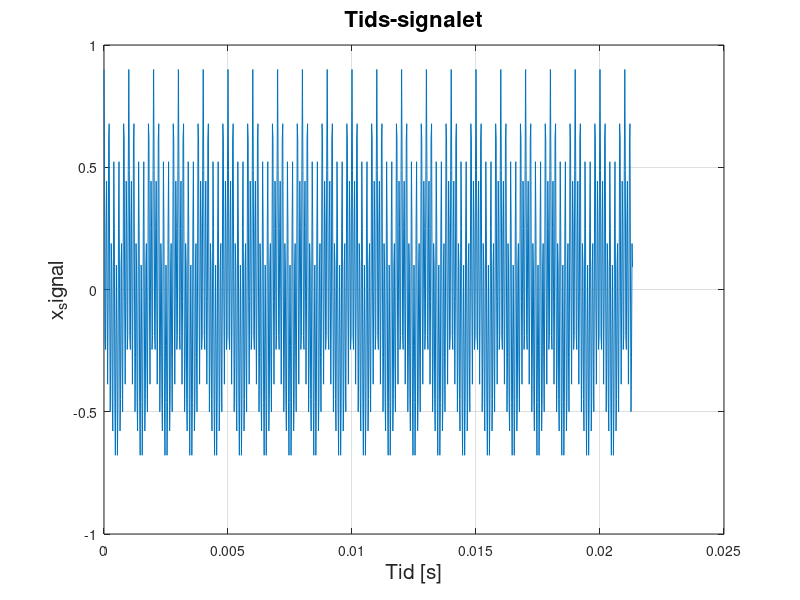
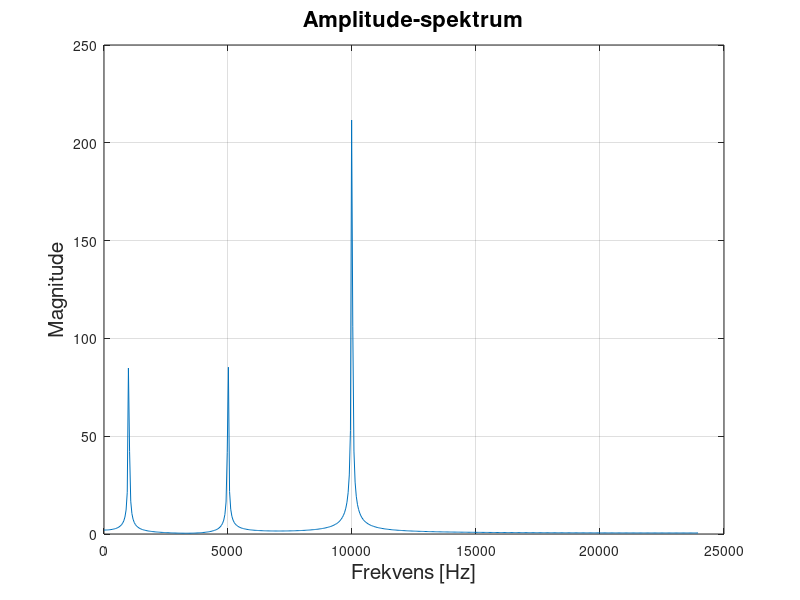
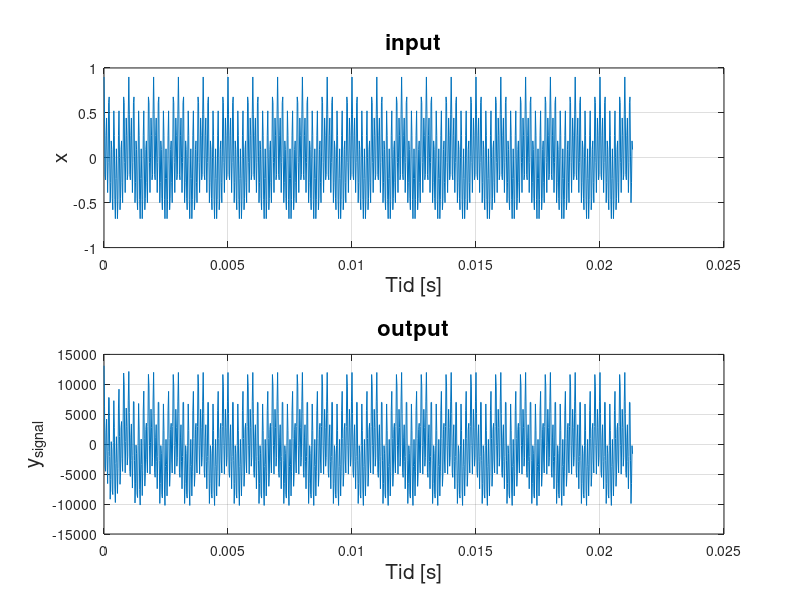
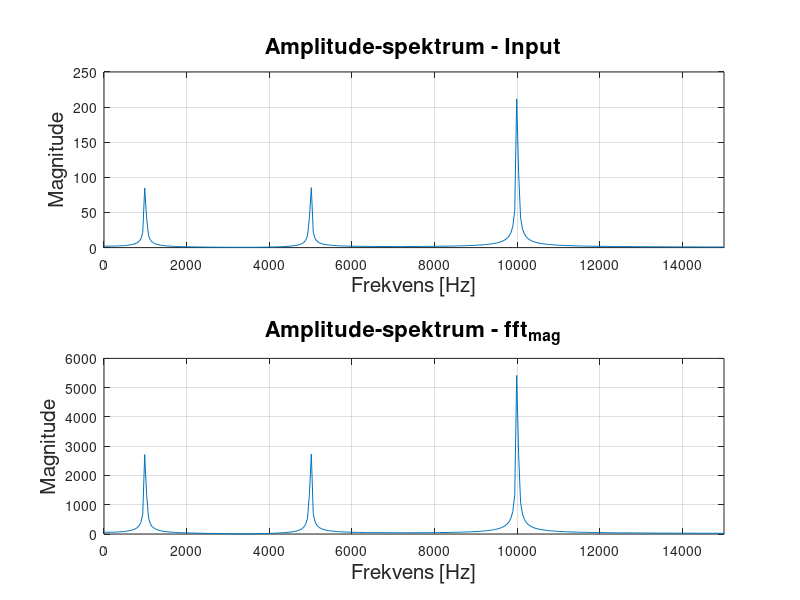

Write the MATLAB code that produced these figures, in order.
clc; clear; close all;
%%
fs = 48000;

N = 1024;

t = [0:N-1]/fs;

x = 0.2 * cos( 2 * pi * 5000 * t ) +  0.5 * cos( 2 * pi * 10000 * t ) + 0.2* cos( 2 * pi * 1000 * t );
%sound(X,fs)
figure()
plot(t,x)
grid on;
xlabel('Tid [s]','FontSize', 15);
ylabel('x_signal','FontSize', 15);
title('Tids-signalet','FontSize', 16);

% Frekvensopløsning
f_res = fs/N;

% Frekvensakse
f_axis = [0:N-1]*f_res;

X = fft(x, N);

figure()
plot(f_axis(1:end/2), abs(X(1:end/2)))
grid on;
xlabel('Frekvens [Hz]','FontSize', 15)
ylabel('Magnitude','FontSize', 15)
title('Amplitude-spektrum','FontSize', 16)
%xlim([0 ])

x16 = x*2^15;
fid = fopen('x_signal.txt','w');
for i=1:length(x16)
    xtext = num2str(round(x16(i)));
    fprintf(fid, '%s,\r\n', xtext);
end
fclose(fid);

%%
load('y_signal.txt');
load('fft_mag.txt');

figure()
subplot(2,1,1)
plot(t,x)
grid on;
xlabel('Tid [s]','FontSize', 15);
ylabel('x','FontSize', 15);
title('input','FontSize', 16);
subplot(2,1,2)
plot(t,y_signal)
grid on;
xlabel('Tid [s]','FontSize', 15);
ylabel('y_{signal}','FontSize', 15);
title('output','FontSize', 16);

%%
figure()
subplot(2,1,1)
plot(f_axis(1:end/2), abs(X(1:end/2)))
grid on;
xlabel('Frekvens [Hz]','FontSize', 15)
ylabel('Magnitude','FontSize', 15)
title('Amplitude-spektrum - Input','FontSize', 16)
xlim([0 15000])
subplot(2,1,2)
plot(f_axis(1:end/2), abs(fft_mag(1:end/2)))
grid on;
xlabel('Frekvens [Hz]','FontSize', 15)
ylabel('Magnitude','FontSize', 15)
title('Amplitude-spektrum - fft_{mag}','FontSize', 16)
xlim([0 15000])

Y = fft(y_signal,N);

figure()
subplot(2,1,1)
plot(f_axis(1:end/2), abs(Y(1:end/2)))
grid on;
xlabel('Frekvens [Hz]','FontSize', 15)
ylabel('Magnitude','FontSize', 15)
title('Y','FontSize', 16)
xlim([0 15000])
subplot(2,1,2)
plot(f_axis(1:end/2), abs(fft_mag(1:end/2)))
grid on;
xlabel('Frekvens [Hz]','FontSize', 15)
ylabel('Magnitude','FontSize', 15)
title('Amplitude-spektrum','FontSize', 16)
xlim([0 15000])





